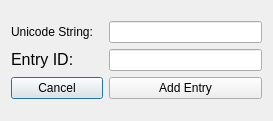
<?xml version="1.0" encoding="UTF-8"?>
<ui version="4.0">
 <class>StringInjector</class>
 <widget class="QDialog" name="StringInjector">
  <property name="geometry">
   <rect>
    <x>0</x>
    <y>0</y>
    <width>273</width>
    <height>121</height>
   </rect>
  </property>
  <property name="windowTitle">
   <string>String Entry Dialog</string>
  </property>
  <layout class="QGridLayout" name="gridLayout_2">
   <item row="0" column="0">
    <layout class="QGridLayout" name="gridLayout">
     <item row="0" column="0" colspan="2">
      <widget class="QLabel" name="label">
       <property name="text">
        <string>Unicode String: </string>
       </property>
      </widget>
     </item>
     <item row="0" column="3">
      <widget class="QLineEdit" name="lineEdit"/>
     </item>
     <item row="1" column="0">
      <widget class="QLabel" name="label_2">
       <property name="text">
        <string>&lt;!DOCTYPE HTML PUBLIC &quot;-//W3C//DTD HTML 4.0//EN&quot; &quot;http://www.w3.org/TR/REC-html40/strict.dtd&quot;&gt;
&lt;html&gt;&lt;head&gt;&lt;meta name=&quot;qrichtext&quot; content=&quot;1&quot; /&gt;&lt;style type=&quot;text/css&quot;&gt;
p, li { white-space: pre-wrap; }
&lt;/style&gt;&lt;/head&gt;&lt;body style=&quot; font-family:'Lucida Grande'; font-size:13pt; font-weight:400; font-style:normal;&quot;&gt;
&lt;p style=&quot; margin-top:0px; margin-bottom:0px; margin-left:0px; margin-right:0px; -qt-block-indent:0; text-indent:0px;&quot;&gt;&lt;span style=&quot; font-family:'MS Shell Dlg 2'; font-size:12pt;&quot;&gt;Entry ID:&lt;/span&gt;&lt;/p&gt;&lt;/body&gt;&lt;/html&gt;</string>
       </property>
      </widget>
     </item>
     <item row="3" column="0" colspan="3">
      <widget class="QPushButton" name="pushButton_2">
       <property name="text">
        <string>Cancel</string>
       </property>
       <property name="icon">
        <iconset resource="images.qrc">
         <normaloff>:/images/cancel.png</normaloff>:/images/cancel.png</iconset>
       </property>
      </widget>
     </item>
     <item row="3" column="3">
      <widget class="QPushButton" name="pushButton">
       <property name="text">
        <string>Add Entry</string>
       </property>
       <property name="icon">
        <iconset resource="images.qrc">
         <normaloff>:/images/add.png</normaloff>:/images/add.png</iconset>
       </property>
      </widget>
     </item>
     <item row="1" column="3">
      <widget class="QLineEdit" name="lineEdit_2">
       <property name="maxLength">
        <number>19</number>
       </property>
      </widget>
     </item>
    </layout>
   </item>
  </layout>
 </widget>
 <resources>
  <include location="images.qrc"/>
 </resources>
 <connections/>
</ui>
